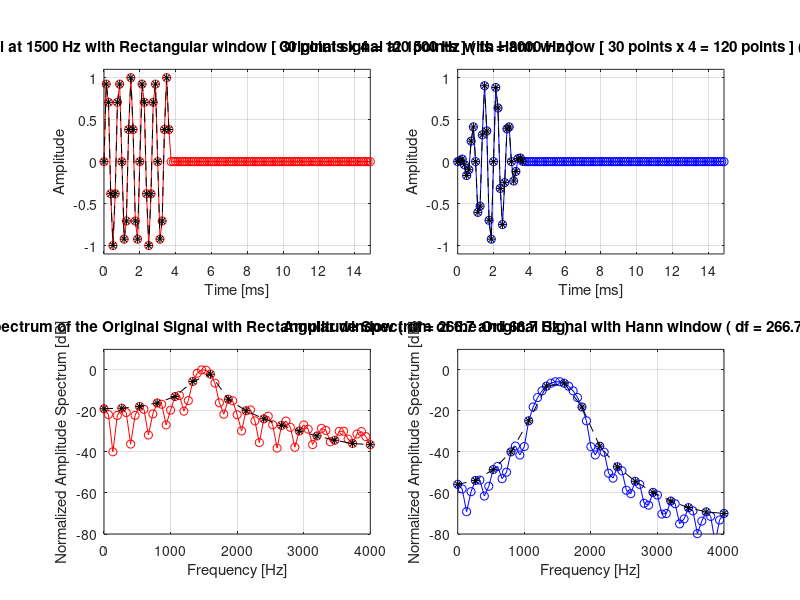

The MATLAB script that drew this image:
%%%%%%%%%%%%%%%%%%%%%%%%%%%%%%%%%%%%%%%%%%%%%%%%%%%%%%%%%%%%%%%%%%%%%%%%%%%
% Zero Padding Demo for Applied Electronic Engineering Class
%  (compatible with Matlab/Octave)
%    by Yoshiki NAGATANI, Kobe City College of Technology
%    https://github.com/nagataniyoshiki
% 
%   rev. 20170509: First version
%%%%%%%%%%%%%%%%%%%%%%%%%%%%%%%%%%%%%%%%%%%%%%%%%%%%%%%%%%%%%%%%%%%%%%%%%%%

clear;

%% Edit this part %%%%%%%%%%%%%%%%%%%%%%%%%%%%%%%%%%%%%%%%%%%%%%%%
% Original Signal
fs = 8000;   % Sampling rate [Hz]
freq = 1500; % Signal Frequency [Hz]
Na = 30;     % Number of samples [points]

% Ratio for Zero Padding (1: original)
ZeroPaddingRatio = 4;
%%%%%%%%%%%%%%%%%%%%%%%%%%%%%%%%%%%%%%%%%%%%%%%%%%%%%%%%%%%%%%%%%%%%%%%%%%%

% Number of samples
Nb = Na * ZeroPaddingRatio;

% Time axes
dt = 1.0/fs;
ta = [0:Na-1]*dt;
tb = [0:Nb-1]*dt;

% Hann Window
Win = 0.5-0.5*cos(2*pi()*[0:Na-1]/Na);

% Signal
Siga_Rect = sin(2*pi()*freq*ta);
Sigb_Rect = [Siga_Rect zeros(1,Na*(ZeroPaddingRatio-1))];
Siga_Hann = sin(2*pi()*freq*ta) .* Win;
Sigb_Hann = [Siga_Hann zeros(1,Na*(ZeroPaddingRatio-1))];

% Frequency axes
fa = [0:Na-1]/(Na*dt);
fb = [0:Nb-1]/(Nb*dt);

% Prepare figure window
fig1 = figure;
set(fig1,'Name','Zero Padding Demo','position',[10 100 1800 900]);
timeaxis = [0 max(tb*1000) -1.1 1.1];

% Plot original signal (Rect)
subplot(2,2,1);
plot(tb*1000,Sigb_Rect,'ro-');
hold on;
plot(ta*1000,Siga_Rect,'k*--');
grid on;
axis(timeaxis);
title(sprintf('Original signal at %d Hz with Rectangular window [ %d points x %d = %d points ] ( fs = %d Hz )', freq, Na, ZeroPaddingRatio, Nb, fs));
ylabel('Amplitude');
xlabel('Time [ms]');
drawnow;

% Plot original signal (Hann)
subplot(2,2,2);
plot(tb*1000,Sigb_Hann,'bo-');
hold on;
plot(ta*1000,Siga_Hann,'k*--');
grid on;
axis(timeaxis);
title(sprintf('Original signal at %d Hz with Hann window [ %d points x %d = %d points ] ( fs = %d Hz )', freq, Na, ZeroPaddingRatio, Nb, fs));
ylabel('Amplitude');
xlabel('Time [ms]');
drawnow;

% FFT
FFT_Siga_Rect = fft(Siga_Rect);
FFT_Sigb_Rect = fft(Sigb_Rect);
FFT_Siga_Hann = fft(Siga_Hann);
FFT_Sigb_Hann = fft(Sigb_Hann);

% convert to dB scale
dB_Siga_Rect = 20*log10(abs(FFT_Siga_Rect)/max(abs(FFT_Sigb_Rect)));
dB_Sigb_Rect = 20*log10(abs(FFT_Sigb_Rect)/max(abs(FFT_Sigb_Rect)));
dB_Siga_Hann = 20*log10(abs(FFT_Siga_Hann)/max(abs(FFT_Sigb_Rect)));
dB_Sigb_Hann = 20*log10(abs(FFT_Sigb_Hann)/max(abs(FFT_Sigb_Rect)));

freqaxis = [0 fs/2 -80 10];

% Plot spectrum (Rect)
subplot(2,2,3);
plot(fb,dB_Sigb_Rect,'ro-');
hold on;
% bar(fa,dB_Siga_Rect,0.01,'k');
plot(fa,dB_Siga_Rect,'k*--');
grid on;
axis(freqaxis);
title(sprintf('Amplitude Spectrum of the Original Signal with Rectangular window ( df = %.1f and %.1f Hz )',1/(Na*dt),1/(Nb*dt) ));
ylabel('Normalized Amplitude Spectrum [dB]');
xlabel('Frequency [Hz]');
drawnow;

% Plot spectrum (Hann)
subplot(2,2,4);
plot(fb,dB_Sigb_Hann,'bo-');
hold on;
% bar(fa,dB_Siga_Hann,0.01,'k');
plot(fa,dB_Siga_Hann,'k*--');
grid on;
axis(freqaxis);
title(sprintf('Amplitude Spectrum of the Original Signal with Hann window ( df = %.1f and %.1f Hz )',1/(Na*dt),1/(Nb*dt) ));
ylabel('Normalized Amplitude Spectrum [dB]');
xlabel('Frequency [Hz]');
drawnow;
